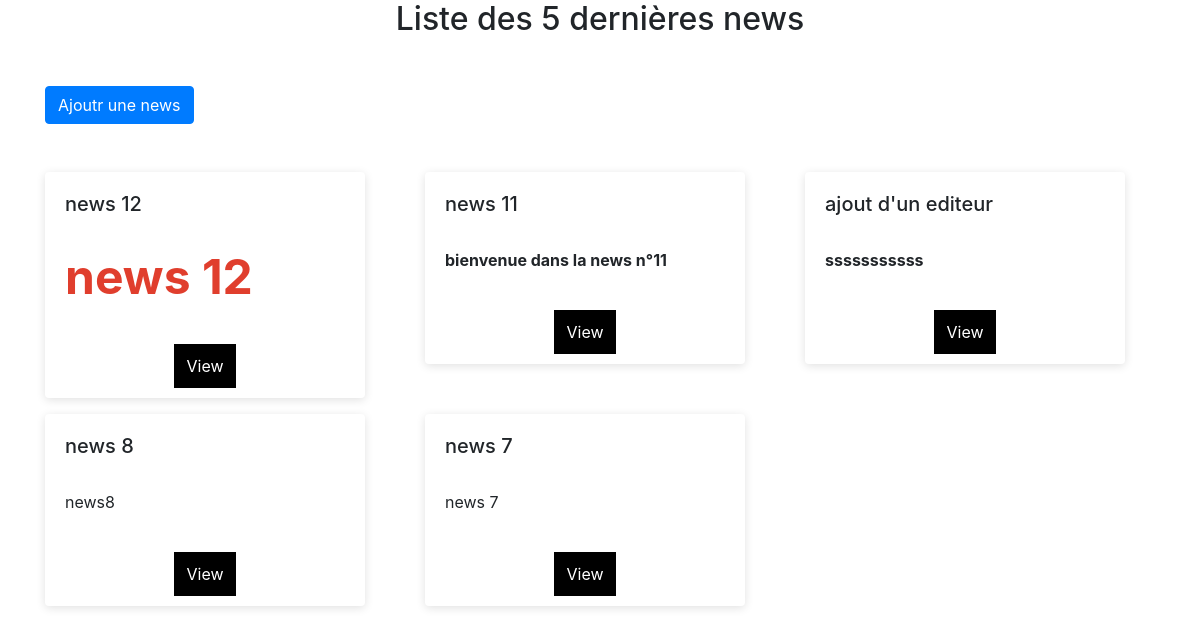
The page / on the database its author committed.
### tables this page shows
CREATE TABLE IF NOT EXISTS `news` (
  `id` smallint(5) UNSIGNED NOT NULL AUTO_INCREMENT,
  `auteur` varchar(30) NOT NULL,
  `titre` varchar(100) NOT NULL,
  `contenu` text NOT NULL,
  `dateAjout` datetime NOT NULL,
  `dateModif` datetime NOT NULL,
  PRIMARY KEY (`id`)
);

### lib/autoload.php (called while the page is built, shortened)
<?php
function autoload($classname)
{
  if (file_exists($file = __DIR__ . '/' . $classname . '.php'))
  {
    require $file;
  }
}

### lib/NewsManagerPDO.php (called while the page is built, shortened)
<?php
class NewsManagerPDO extends NewsManager {
	protected $bdd;
public function __construct(PDO $bdd) {
	$this->bdd = $bdd;
}
 public function getList($debut = -1, $limite = -1)
  {
    $sql = 'SELECT id, auteur, titre, contenu, dateAjout, dateModif FROM news ORDER BY id DESC';
    if ($debut != -1 || $limite != -1)
    {
      $sql .= ' LIMIT '.(int) $limite.' OFFSET '.(int) $debut;
    }
    $requete = $this->bdd->query($sql);
    $requete->setFetchMode(PDO::FETCH_CLASS | PDO::FETCH_PROPS_LATE, 'News');
    $listeNews = $requete->fetchAll();
    return $listeNews;
  }
}

### lib/News.php (called while the page is built, shortened)
<?php
class News
{
  protected $erreurs = [],
            $id,
            $auteur,
            $titre,
            $contenu,
            $dateAjout,
            $dateModif;
  public function setDateAjout(DateTime $dateAjout)
  {
    $this->dateAjout = $dateAjout;
  }
  public function setDateModif(DateTime $dateModif)
  {
    $this->dateModif = $dateModif;
  }
  public function id()
  {
    return $this->id;
  }
  public function titre()
  {
    return $this->titre;
  }
  public function contenu()
  {
    return $this->contenu;
  }
  public function dateAjout()
  {
    return $this->dateAjout;
  }
  public function dateModif()
  {
    return $this->dateModif;
  }
}

### index.php (the view, shortened to what this page needs)
<?php
require './lib/autoload.php';
$bdd = DBFactory::getMysqlConnexionWithPDO();
$manager = new NewsManagerPDO($bdd);
?>
<!DOCTYPE html>
<html>
<head>
	<link rel="stylesheet" href="css/style.css">
	<link href="https://stackpath.bootstrapcdn.com/bootstrap/4.4.1/css/bootstrap.min.css" rel="stylesheet">
</head>
<body>
<?php
if (isset($_GET['id']))
{
  $news = $manager->getUnique((int) $_GET['id']);
  echo '<p>Par <em>', $news->auteur(), '</em>, le ', $news->dateAjout()->format('d/m/Y à H\hi'), '</p>', "\n",
       '<h2>', $news->titre(), '</h2>', "\n",
       '<p>', nl2br($news->contenu()), '</p>', "\n";
  if ($news->dateAjout() != $news->dateModif())
  {
    echo '<p style="text-align: right;"><small><em>Modifiée le ', $news->dateModif()->format('d/m/Y à H\hi'), '</em></small></p>';
  }
}else
{
  echo '<div class="container"><h2 style="text-align:center">Liste des 5 dernières news</h2></div>';
  ?>
  <div class="container mt-5">
  	<a href="admin.php"><button class="btn btn-primary">Ajoutr une news</button></a>
  </div>
  <div class="container mt-5">
    <div class="row">
  <?php
  foreach ($manager->getList(0, 5) as $news)
  {
    ?>
<div class="col-lg-4">
<div class="card card-news mb-3" style="width: 20rem;">
		<div class="card-body">
    <h5 class="card-title">
    	<?php
    	echo '<p>', $news->titre(), '</p>';
    	?>
    </h5>
     <p class="card-text text-truncate"> <?php
     echo '<p>', $news->contenu(), '</p>';
?>
     </p>
     <div class="view  text-center mt-5">
     	<?php
echo '<a href="?id=', $news->id(), '">View</a>';
     	?>
     </div>
</div>
</div>
</div>
    <?php
  }
  ?>
</div>
  <?php
}
?>
</body>
</html>

### css/style.css (style rules this page uses)
.card.card-news.mb-3 { border: 0px; box-shadow: 0 2px 5px 0 rgba(0, 0, 0, 0), 0 2px 10px 0 rgba(0, 0, 0, 0.12); -webkit-transition: .25s box-shadow; }
.view.text-center a { background: black; color: #fff; text-decoration: none; padding: 12px; }

### rows shown on the page
news: titre "news 12", contenu "news 12"
news: titre "news 11", contenu "bienvenue dans la news n°11"
news: titre "ajout d'un editeur", contenu "sssssssssss"
news: titre "news 8", contenu "news8"
news: titre "news 7", contenu "news 7"
